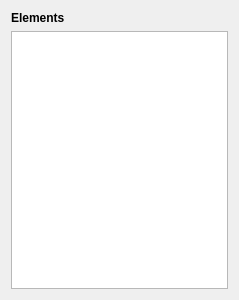
<?xml version="1.0" encoding="UTF-8"?>
<ui version="4.0">
 <class>ListComponent</class>
 <widget class="QFrame" name="ListComponent">
  <property name="geometry">
   <rect>
    <x>0</x>
    <y>0</y>
    <width>239</width>
    <height>300</height>
   </rect>
  </property>
  <property name="windowTitle">
   <string>Frame</string>
  </property>
  <layout class="QVBoxLayout" name="verticalLayout">
   <item>
    <widget class="QLabel" name="w_label">
     <property name="font">
      <font>
       <bold>true</bold>
      </font>
     </property>
     <property name="text">
      <string>Elements</string>
     </property>
    </widget>
   </item>
   <item>
    <widget class="QListWidget" name="w_list_widget">
     <property name="alternatingRowColors">
      <bool>true</bool>
     </property>
     <property name="selectionMode">
      <enum>QAbstractItemView::SelectionMode::ExtendedSelection</enum>
     </property>
    </widget>
   </item>
  </layout>
 </widget>
 <resources/>
 <connections/>
</ui>
